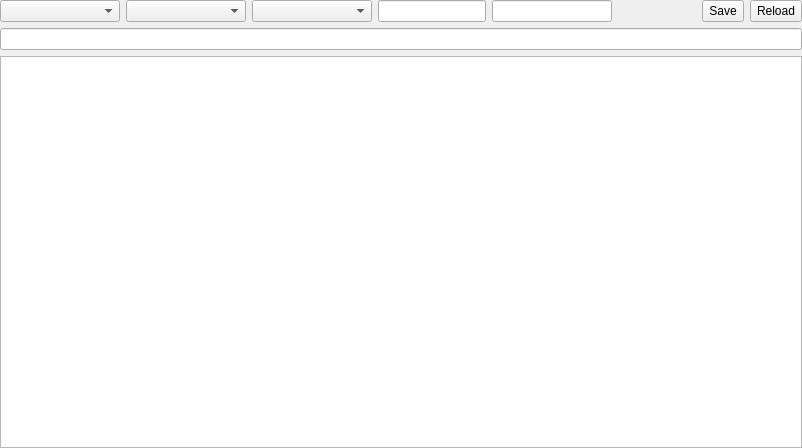
<?xml version="1.0" encoding="UTF-8"?>
<ui version="4.0">
 <class>XHashWidget</class>
 <widget class="QWidget" name="XHashWidget">
  <property name="geometry">
   <rect>
    <x>0</x>
    <y>0</y>
    <width>802</width>
    <height>448</height>
   </rect>
  </property>
  <property name="windowTitle">
   <string notr="true">Form</string>
  </property>
  <layout class="QVBoxLayout" name="verticalLayout_4">
   <property name="leftMargin">
    <number>0</number>
   </property>
   <property name="topMargin">
    <number>0</number>
   </property>
   <property name="rightMargin">
    <number>0</number>
   </property>
   <property name="bottomMargin">
    <number>0</number>
   </property>
   <item>
    <layout class="QHBoxLayout" name="horizontalLayout">
     <item>
      <widget class="QComboBox" name="comboBoxType">
       <property name="minimumSize">
        <size>
         <width>120</width>
         <height>0</height>
        </size>
       </property>
      </widget>
     </item>
     <item>
      <widget class="QComboBox" name="comboBoxMapMode">
       <property name="minimumSize">
        <size>
         <width>120</width>
         <height>0</height>
        </size>
       </property>
      </widget>
     </item>
     <item>
      <widget class="QComboBox" name="comboBoxMethod">
       <property name="minimumSize">
        <size>
         <width>120</width>
         <height>0</height>
        </size>
       </property>
      </widget>
     </item>
     <item>
      <widget class="XLineEditHEX" name="lineEditOffset">
       <property name="maximumSize">
        <size>
         <width>150</width>
         <height>16777215</height>
        </size>
       </property>
       <property name="alignment">
        <set>Qt::AlignCenter</set>
       </property>
       <property name="readOnly">
        <bool>true</bool>
       </property>
      </widget>
     </item>
     <item>
      <widget class="XLineEditHEX" name="lineEditSize">
       <property name="minimumSize">
        <size>
         <width>120</width>
         <height>0</height>
        </size>
       </property>
       <property name="maximumSize">
        <size>
         <width>150</width>
         <height>16777215</height>
        </size>
       </property>
       <property name="alignment">
        <set>Qt::AlignCenter</set>
       </property>
       <property name="readOnly">
        <bool>true</bool>
       </property>
      </widget>
     </item>
     <item>
      <spacer name="horizontalSpacer">
       <property name="orientation">
        <enum>Qt::Horizontal</enum>
       </property>
       <property name="sizeHint" stdset="0">
        <size>
         <width>40</width>
         <height>20</height>
        </size>
       </property>
      </spacer>
     </item>
     <item>
      <widget class="QToolButton" name="toolButtonSave">
       <property name="sizePolicy">
        <sizepolicy hsizetype="Minimum" vsizetype="Minimum">
         <horstretch>0</horstretch>
         <verstretch>0</verstretch>
        </sizepolicy>
       </property>
       <property name="text">
        <string>Save</string>
       </property>
       <property name="toolButtonStyle">
        <enum>Qt::ToolButtonTextBesideIcon</enum>
       </property>
      </widget>
     </item>
     <item>
      <widget class="QToolButton" name="toolButtonReload">
       <property name="sizePolicy">
        <sizepolicy hsizetype="Minimum" vsizetype="Minimum">
         <horstretch>0</horstretch>
         <verstretch>0</verstretch>
        </sizepolicy>
       </property>
       <property name="text">
        <string>Reload</string>
       </property>
       <property name="toolButtonStyle">
        <enum>Qt::ToolButtonTextBesideIcon</enum>
       </property>
      </widget>
     </item>
    </layout>
   </item>
   <item>
    <widget class="XLineEditHEX" name="lineEditHash">
     <property name="alignment">
      <set>Qt::AlignLeading|Qt::AlignLeft|Qt::AlignVCenter</set>
     </property>
     <property name="readOnly">
      <bool>true</bool>
     </property>
    </widget>
   </item>
   <item>
    <widget class="XTableView" name="tableViewRegions">
     <property name="contextMenuPolicy">
      <enum>Qt::CustomContextMenu</enum>
     </property>
     <property name="editTriggers">
      <set>QAbstractItemView::NoEditTriggers</set>
     </property>
     <property name="selectionMode">
      <enum>QAbstractItemView::SingleSelection</enum>
     </property>
     <property name="selectionBehavior">
      <enum>QAbstractItemView::SelectRows</enum>
     </property>
     <property name="sortingEnabled">
      <bool>true</bool>
     </property>
     <attribute name="horizontalHeaderStretchLastSection">
      <bool>false</bool>
     </attribute>
     <attribute name="verticalHeaderVisible">
      <bool>false</bool>
     </attribute>
     <attribute name="verticalHeaderMinimumSectionSize">
      <number>20</number>
     </attribute>
     <attribute name="verticalHeaderDefaultSectionSize">
      <number>20</number>
     </attribute>
     <attribute name="verticalHeaderStretchLastSection">
      <bool>false</bool>
     </attribute>
    </widget>
   </item>
  </layout>
 </widget>
 <customwidgets>
  <customwidget>
   <class>XLineEditHEX</class>
   <extends>QLineEdit</extends>
   <header>xlineedithex.h</header>
  </customwidget>
  <customwidget>
   <class>XTableView</class>
   <extends>QTableView</extends>
   <header>xtableview.h</header>
  </customwidget>
 </customwidgets>
 <resources/>
 <connections/>
</ui>
